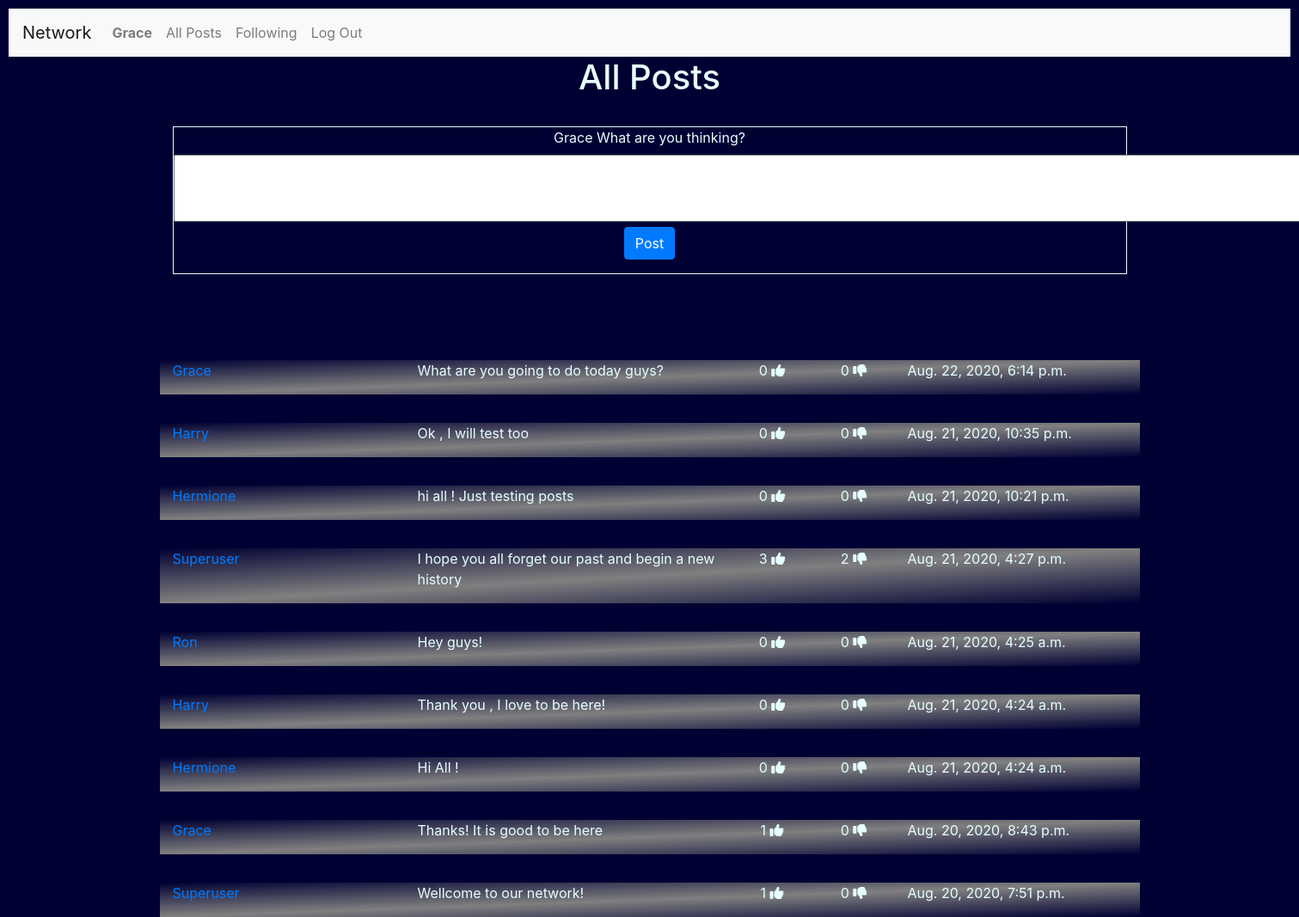
/ (signed in), run on the app's committed database.
### network/models.py (models this page shows)
class User(AbstractUser):
    pass

### network/views.py (the view)
# urls.py: path("", views.index, name="index"),
def index(request):
    if request.user.is_authenticated:
        result_list = []
        result_list = allposts()
        context={
            "AllPosts": result_list,
            "NewPostForm":NewPostForm(),
        }
        return render(request, "network/index.html", context)
    else:
        context={
            "Message": "Please Login or join our Network",
        }
        return render(request, "network/login.html", context)

### network/views.py
class NewPostForm(forms.Form):
    NewPost = forms.CharField(label= "What are you thinking?",widget=forms.Textarea( attrs={'rows':'3' , 'cols':'140','text-align': 'center' }))

### network/views.py (called while the page is built)
def allposts():
    with connection.cursor() as cursor:
        cursor.execute(f"""
            SELECT u.username, pr.Avatar, po.Post, po.Date, po.Likes, po.Unlikes
            FROM network_user u, network_profile pr, network_posts po
            WHERE pr.User_id = po.User_id AND po.User_id = u.id
            ORDER BY po.Date DESC""")
        results = dictfetchall(cursor)
    return results

def dictfetchall(cursor):
    columns = [col[0] for col in cursor.description]
    return [
        dict(zip(columns, row))
        for row in cursor.fetchall()
    ]

### network/templates/network/index.html (shortened to what this page needs)
{% extends "network/layout.html" %}
{% block body %}
  <h1>All Posts</h1>
  <hr>
  <div class="container" >
      <form action="{% url 'network:post' request.user %}" method="post" style="border: 1px solid #e6ffff ;">
          <p style="text-align:center;">
            {{request.user |title}}
            {{ NewPostForm }}
            <br>
            <button class="btn btn-primary" type="Submit" id="newpost" name="newpost">Post</button></p>
      </form>
  </div>
  <form>
  {% if AllPosts|length > 0 %}
      {% for A in AllPosts %}
          <div class="container" style="width:90%; position:relative; top:100px;background-image: linear-gradient(to top left, #000033, gray,	 #000033 );">
              <div class="row"  width="1700px">
                  <div class="col-lg-3">
                      <p><a href="{% url 'network:profile' A.username %}" >  {{A.username |title}} </a> </p>
                  </div>
                  <div class="col-lg-4">
                           <p> {{A.Post}} </p>
                  </div>
                  <div class="col-lg-1" style="text-align: center;">
                           {%if A.Likes == None%}
                             <p> 0 <i class="fas fa-thumbs-up"></i></p>
                           {% else %}
                              <p> {{ A.Likes }}  <i class="fas fa-thumbs-up"></i></p>
                           {% endif %}
                  </div>
                  <div class="col-lg-1" style="text-align: center;">
                           {%if A.Unlikes  == None%}
                                <p> 0  <i class="fas fa-thumbs-down"></i></p>
                            {% else %}
                                <p> {{ A.Unlikes }}  <i class="fas fa-thumbs-down"></i></p>
                            {% endif %}
                      </div>
                      <div class="col-lg-3">
                         <p> {{A.Date}} </p>
                      </div>
                  </div>
              </div>
              <hr>
      {% endfor %}
  {% endif %}
  </form>
  {% endblock %}

### network/templates/network/layout.html (shortened to what this page needs)
{% load static %}
<!DOCTYPE html>
<html lang="en">
    <head>
        <link rel="stylesheet" href="https://stackpath.bootstrapcdn.com/bootstrap/4.4.1/css/bootstrap.min.css">
        <link rel="stylesheet" href="https://cdnjs.cloudflare.com/ajax/libs/font-awesome/4.7.0/css/font-awesome.min.css">
        <link href="{% static 'network/styles.css' %}" rel="stylesheet">
    </head>
    <body>
        <nav class="navbar navbar-expand-lg navbar-light bg-light" >
            <a class="navbar-brand" href="#">Network</a>
            <div style="color : #000033;">
              <ul class="navbar-nav mr-auto">
                {% if user.is_authenticated %}
                    <li class="nav-item">
                        <a class="nav-link" href="{% url 'network:profile' user.username  %}"><strong>{{ user.username |title}}</strong></a>
                    </li>
                {% endif %}
                <li class="nav-item">
                  <a class="nav-link" href="{% url 'network:index' %}">All Posts</a>
                </li>
                {% if user.is_authenticated %}
                    <li class="nav-item">
                        <a class="nav-link" href="{% url 'network:following' %}">Following</a>
                    </li>
                    <li class="nav-item">
                        <a class="nav-link" href="{% url 'network:logout' %}">Log Out</a>
                    </li>
                {% endif %}
              </ul>
            </div>
          </nav>
        <div class="body">
            {% block body %}
            {% endblock %}
        </div>
    </body>
</html>

### network/static/network/styles.css (style rules this page uses)
body { padding: 10px; color: #e6ffff ; background-color: #000033; background-position: center; background-repeat: no-repeat; background-size: cover; height: 100%; width: 100%; }
h1 { text-align: center; }

### data on the page
User: username "Grace", user "Grace", Post "Thanks! It is good to be here", Likes "1", shows "0", Date "Aug. 20, 2020, 8:43 p.m."

### other printed values
{{ A.username |title }} "Grace" "Harry" "Hermione" "Superuser" "Ron" "Harry" "Hermione" "Superuser"
{{ A.Post }} "What are you going to do today guys?" "Ok , I will test too" "hi all ! Just testing posts" "I hope you all forget our past and begin a new history" "Hey guys!" "Thank you , I love to be here!" "Hi All !" "Wellcome to our network!"
{{ A.Date }} "Aug. 22, 2020, 6:14 p.m." "Aug. 21, 2020, 10:35 p.m." "Aug. 21, 2020, 10:21 p.m." "Aug. 21, 2020, 4:27 p.m." "Aug. 21, 2020, 4:25 a.m." "Aug. 21, 2020, 4:24 a.m." "Aug. 21, 2020, 4:24 a.m." "Aug. 20, 2020, 7:51 p.m."
{{ A.Likes }} "3" "1"
{{ A.Unlikes }} "2" "0"
